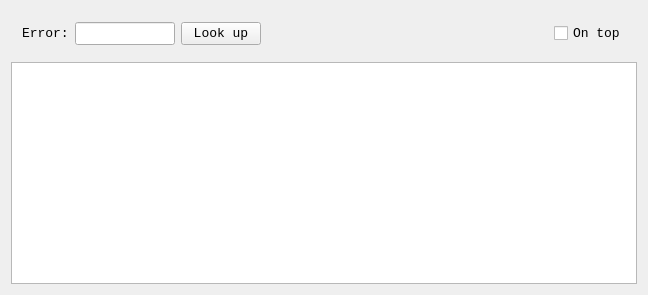
<?xml version="1.0" encoding="UTF-8"?>
<ui version="4.0">
 <class>ErrorShowClass</class>
 <widget class="QWidget" name="ErrorShowClass">
  <property name="geometry">
   <rect>
    <x>0</x>
    <y>0</y>
    <width>648</width>
    <height>295</height>
   </rect>
  </property>
  <property name="font">
   <font>
    <family>Consolas</family>
    <pointsize>10</pointsize>
   </font>
  </property>
  <property name="windowTitle">
   <string>Error Show</string>
  </property>
  <property name="windowIcon">
   <iconset resource="ErrorShow.qrc">
    <normaloff>:/ErrorShow.ico</normaloff>:/ErrorShow.ico</iconset>
  </property>
  <layout class="QVBoxLayout" name="verticalLayout">
   <item>
    <widget class="QWidget" name="widget" native="true">
     <layout class="QHBoxLayout" name="horizontalLayout">
      <item>
       <widget class="QLabel" name="label">
        <property name="sizePolicy">
         <sizepolicy hsizetype="Fixed" vsizetype="Preferred">
          <horstretch>0</horstretch>
          <verstretch>0</verstretch>
         </sizepolicy>
        </property>
        <property name="text">
         <string>Error:</string>
        </property>
       </widget>
      </item>
      <item>
       <widget class="QLineEdit" name="lineEdit">
        <property name="sizePolicy">
         <sizepolicy hsizetype="Fixed" vsizetype="Fixed">
          <horstretch>0</horstretch>
          <verstretch>0</verstretch>
         </sizepolicy>
        </property>
        <property name="maximumSize">
         <size>
          <width>100</width>
          <height>16777215</height>
         </size>
        </property>
       </widget>
      </item>
      <item>
       <widget class="QPushButton" name="pushButton">
        <property name="sizePolicy">
         <sizepolicy hsizetype="Fixed" vsizetype="Fixed">
          <horstretch>0</horstretch>
          <verstretch>0</verstretch>
         </sizepolicy>
        </property>
        <property name="maximumSize">
         <size>
          <width>100</width>
          <height>16777215</height>
         </size>
        </property>
        <property name="text">
         <string>Look up</string>
        </property>
       </widget>
      </item>
      <item>
       <spacer name="horizontalSpacer">
        <property name="orientation">
         <enum>Qt::Horizontal</enum>
        </property>
        <property name="sizeHint" stdset="0">
         <size>
          <width>40</width>
          <height>20</height>
         </size>
        </property>
       </spacer>
      </item>
      <item>
       <widget class="QCheckBox" name="checkBox">
        <property name="text">
         <string>On top</string>
        </property>
       </widget>
      </item>
     </layout>
    </widget>
   </item>
   <item>
    <widget class="QPlainTextEdit" name="plainTextEdit"/>
   </item>
  </layout>
 </widget>
 <layoutdefault spacing="6" margin="11"/>
 <resources>
  <include location="ErrorShow.qrc"/>
 </resources>
 <connections/>
</ui>
